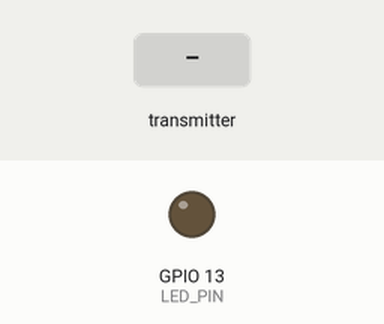
Simulated run of this sketch. Board: ESP32. Parts: output pins drawn as LEDs (lit = HIGH). Dashed ring = blinking. Inputs (shaded band) come from the test bench. WiFi joins after 1.5 s; servers stay silent unless stated; no MQTT or app messages arrive unless stated; what the sketch prints to the serial monitor is not drawn.

Above: at 2.7 s.
2.8 s: the transmitter starts sending src_mac.0 = 0
At 3.8 s:
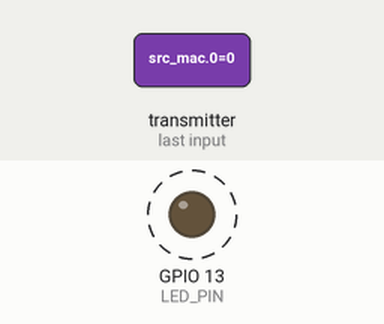
Timing chart, 0 to 10.8 s (numbered marks = the images above; inputs shaded):
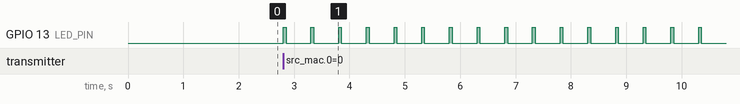

The sketch:

mqtt_gateway.ino
```cpp
#include <esp_now.h>
#include <WiFi.h>
#include <PubSubClient.h>
#include <ArduinoJson.h>

#define LED_PIN 13

// ============================================================
// กำหนดค่า WiFi และ MQTT — ปรับตามการทดลองของนักศึกษา
// ============================================================
const char* ssid        = "YOUR_SSID";
const char* password    = "YOUR_PASSWORD";
const char* mqtt_server = "broker.hivemq.com";
const int   mqtt_port   = 1883;
const char* client_id   = "mesh_gateway_66010001";  // เปลี่ยนเป็นรหัสนักศึกษา
const char* topic_tlm   = "kmutnb/66010001/mesh/telemetry";  // Telemetry topic
// ============================================================

typedef struct {
    uint8_t  src_mac[6];
    uint8_t  dst_mac[6];
    uint8_t  msg_type;
    uint8_t  hop_count;
    uint8_t  max_hop;
    uint32_t packet_id;
    float    temperature;
    float    humidity;
    int      light;
    char     origin_site[16];
} MeshPacket;

WiFiClient espClient;
PubSubClient mqtt(espClient);

uint32_t totalPackets = 0;

void reconnect() {
    while (!mqtt.connected()) {
        Serial.print("Connecting MQTT...");
        if (mqtt.connect(client_id)) {
            Serial.println(" connected");
        } else {
            Serial.print(" failed, rc=");
            Serial.print(mqtt.state());
            Serial.println(" retry in 5s");
            delay(5000);
        }
    }
}

void onDataRecv(const uint8_t *mac, const uint8_t *data, int len) {
    MeshPacket pkt;
    memcpy(&pkt, data, sizeof(pkt));

    totalPackets++;

    // แปลง ESP-NOW packet → MQTT JSON payload
    StaticJsonDocument<200> doc;
    doc["site_id"]    = pkt.origin_site;
    doc["temperature"] = pkt.temperature;
    doc["humidity"]    = pkt.humidity;
    doc["light"]       = pkt.light;
    doc["hop_count"]   = pkt.hop_count;
    doc["packet_id"]   = pkt.packet_id;

    String payload;
    serializeJson(doc, payload);

    // publish ไป MQTT Broker
    mqtt.publish(topic_tlm, payload.c_str());

    Serial.printf("[GW] #%lu | %s | T=%.1f H=%.1f L=%d hop=%d → MQTT\n",
                  totalPackets, pkt.origin_site,
                  pkt.temperature, pkt.humidity,
                  pkt.light, pkt.hop_count);

    digitalWrite(LED_PIN, HIGH); delay(50); digitalWrite(LED_PIN, LOW);
}

void setup() {
    Serial.begin(115200);
    pinMode(LED_PIN, OUTPUT);

    // เชื่อมต่อ WiFi
    WiFi.mode(WIFI_STA);
    WiFi.begin(ssid, password);
    while (WiFi.status() != WL_CONNECTED) {
        delay(500);
        Serial.print(".");
    }
    Serial.println("\nWiFi connected: " + WiFi.localIP().toString());

    // ตั้งค่า MQTT
    mqtt.setServer(mqtt_server, mqtt_port);

    // ตั้งค่า ESP-NOW
    esp_now_init();
    esp_now_register_recv_cb(onDataRecv);

    Serial.println("MQTT Gateway Ready — MAC: " + WiFi.macAddress());
}

void loop() {
    if (!mqtt.connected()) reconnect();
    mqtt.loop();
    delay(100);
}
```

Measured:
- after the input at 2.8 s, GPIO 13 (LED_PIN): alternates HIGH for 0.05 s and LOW for 0.45 s, starting at once
